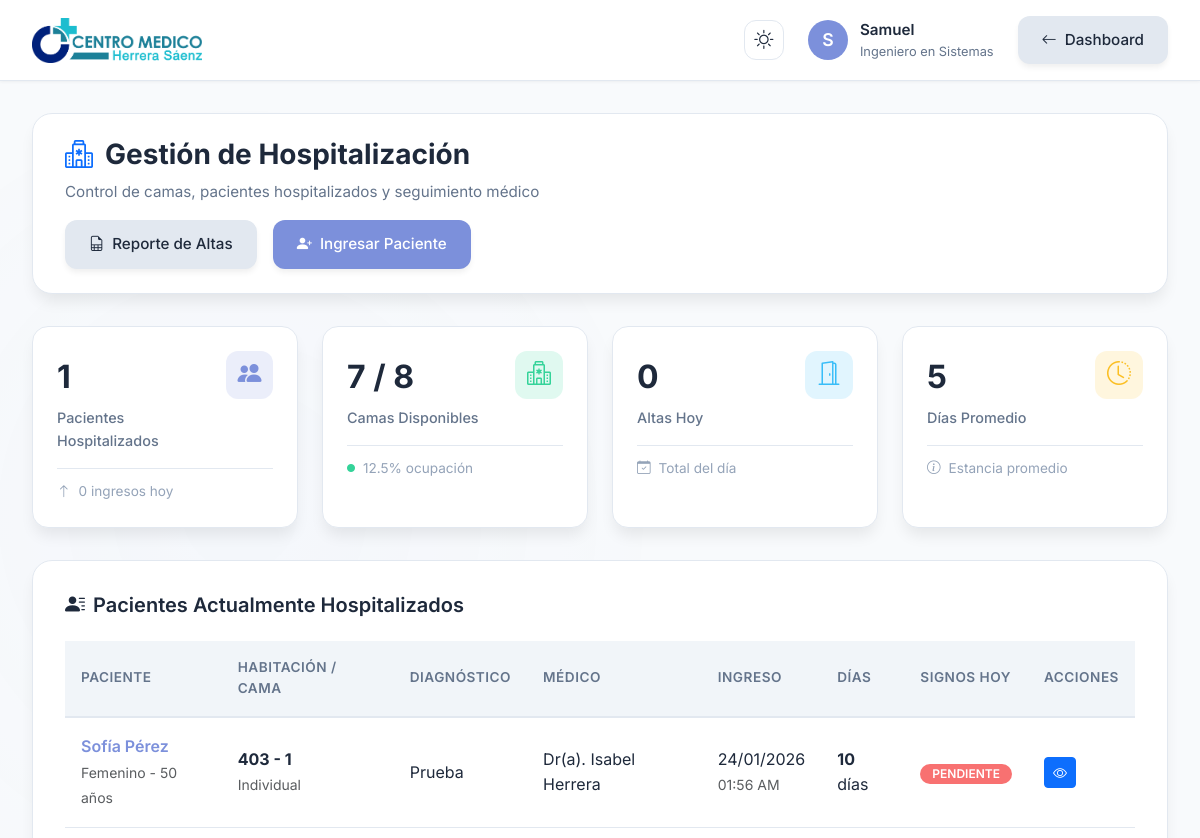
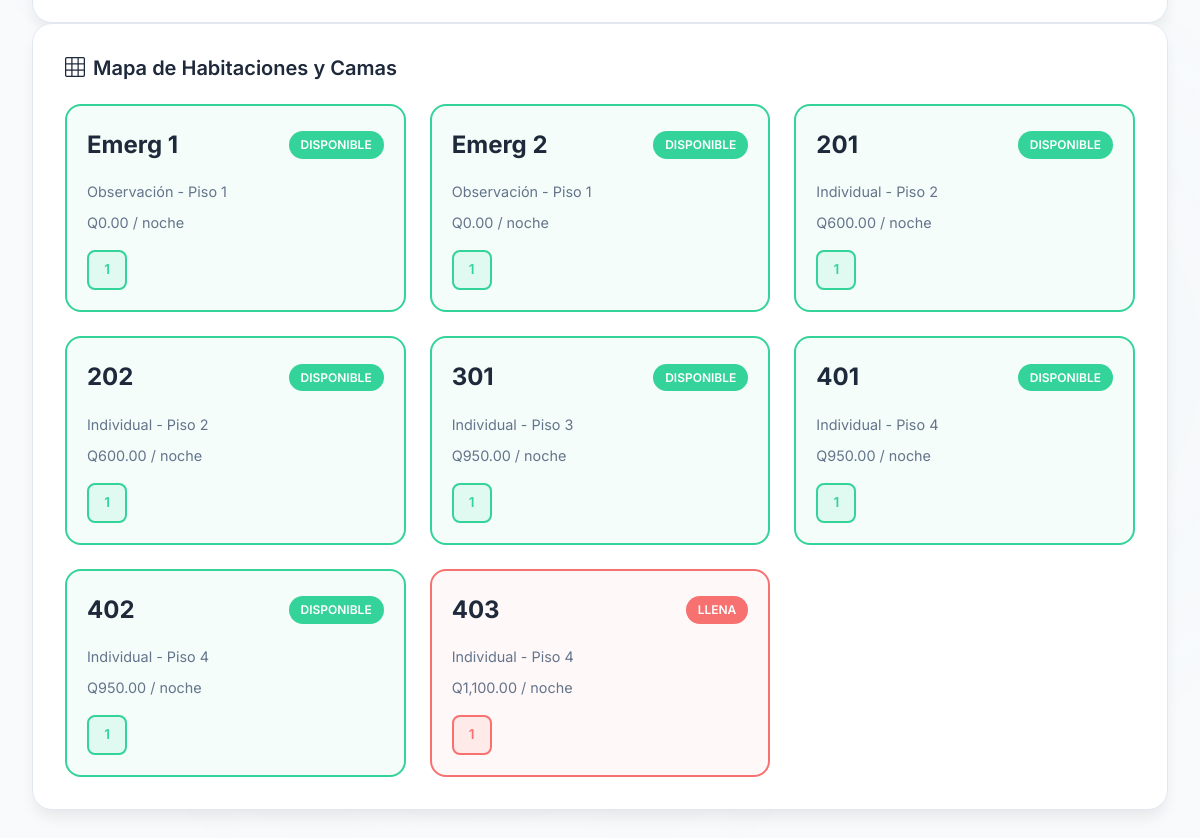
Before: /php/hospitalization/index.php (signed in) with the older database file (2 pictures, top to bottom).
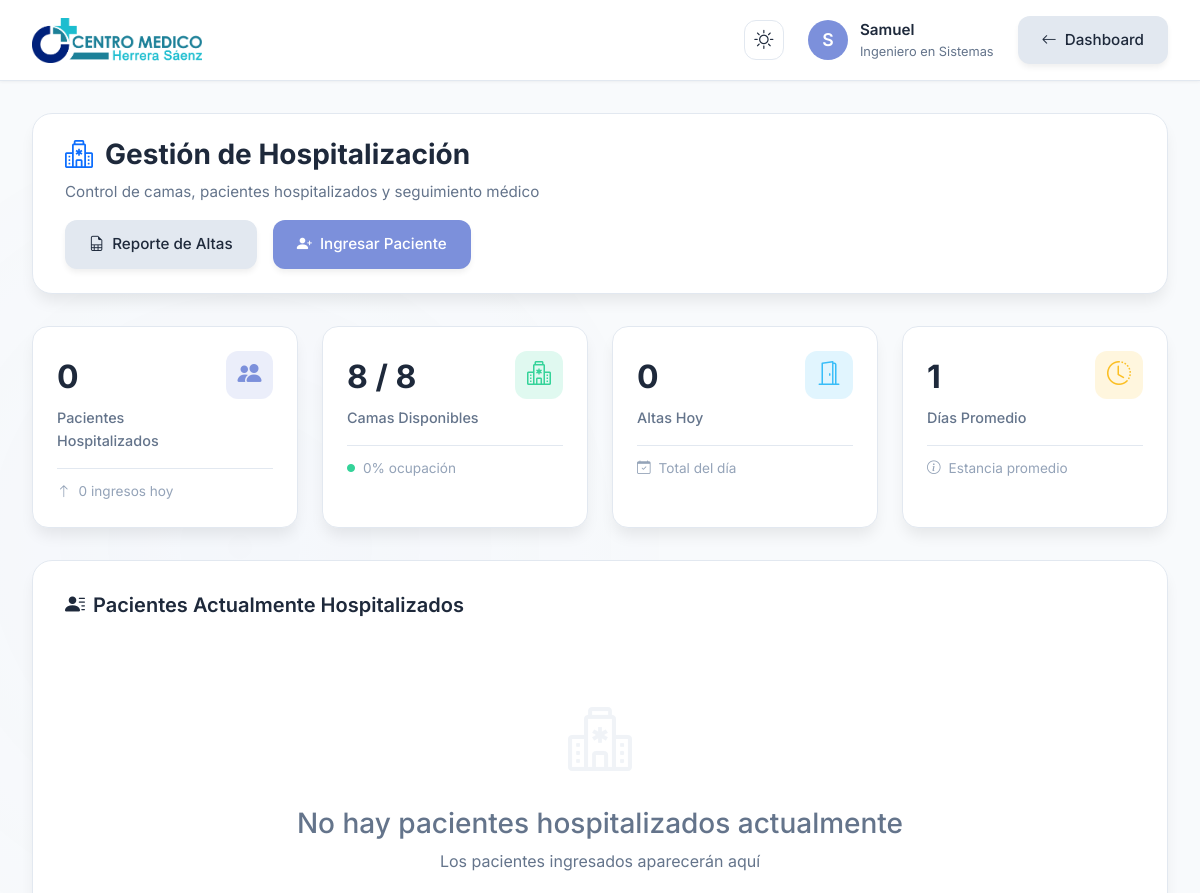
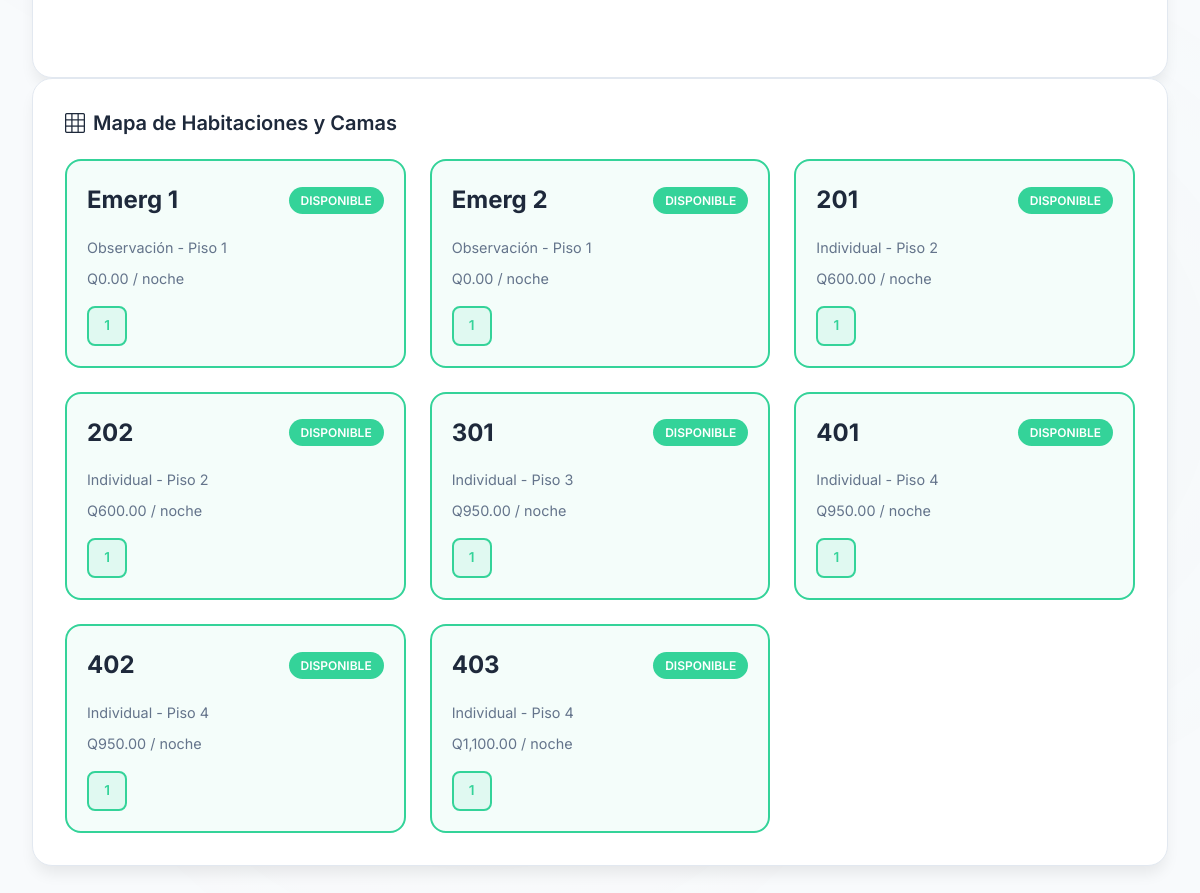
After: the same page with the newer database file (2 pictures, top to bottom).
### tables this page shows
CREATE TABLE `encamamientos` (
  `id_encamamiento` int NOT NULL,
  `id_paciente` int NOT NULL,
  `id_cama` int NOT NULL,
  `id_doctor` int DEFAULT NULL,
  `fecha_ingreso` datetime NOT NULL,
  `fecha_alta` datetime DEFAULT NULL,
  `motivo_ingreso` text NOT NULL,
  `diagnostico_ingreso` varchar(500) DEFAULT NULL,
  `diagnostico_egreso` varchar(500) DEFAULT NULL,
  `estado` enum('Activo','Alta_Medica','Alta_Administrativa','Transferido','Fallecido') DEFAULT 'Activo',
  `tipo_ingreso` enum('Programado','Emergencia','Referido') DEFAULT 'Programado',
  `notas_ingreso` text,
  `notas_alta` text,
  `created_by` int DEFAULT NULL,
  `fecha_creacion` timestamp NULL DEFAULT CURRENT_TIMESTAMP,
  `fecha_actualizacion` timestamp NULL DEFAULT CURRENT_TIMESTAMP ON UPDATE CURRENT_TIMESTAMP
);

CREATE TABLE `pacientes` (
  `id_paciente` int NOT NULL,
  `nombre` varchar(100) NOT NULL,
  `apellido` varchar(100) NOT NULL,
  `fecha_nacimiento` date NOT NULL,
  `genero` enum('Masculino','Femenino') NOT NULL,
  `direccion` varchar(255) DEFAULT NULL,
  `telefono` varchar(15) DEFAULT NULL,
  `correo` varchar(100) DEFAULT NULL,
  `fecha_registro` timestamp NULL DEFAULT CURRENT_TIMESTAMP,
  `notas` text
);

CREATE TABLE `habitaciones` (
  `id_habitacion` int NOT NULL,
  `numero_habitacion` varchar(10) NOT NULL,
  `tipo_habitacion` enum('Individual','Compartida','UCI','Pediatría','Observación') NOT NULL,
  `tarifa_por_noche` decimal(10,2) NOT NULL,
  `piso` varchar(50) DEFAULT NULL,
  `estado` enum('Disponible','Ocupada','Mantenimiento','Reservada') DEFAULT 'Disponible',
  `descripcion` text,
  `tiene_bano` tinyint(1) DEFAULT '1',
  `tiene_tv` tinyint(1) DEFAULT '0',
  `tiene_aire_acondicionado` tinyint(1) DEFAULT '0',
  `capacidad_maxima` int DEFAULT '1',
  `fecha_creacion` timestamp NULL DEFAULT CURRENT_TIMESTAMP,
  `fecha_actualizacion` timestamp NULL DEFAULT CURRENT_TIMESTAMP ON UPDATE CURRENT_TIMESTAMP
);

CREATE TABLE `camas` (
  `id_cama` int NOT NULL,
  `id_habitacion` int NOT NULL,
  `numero_cama` varchar(5) NOT NULL,
  `estado` enum('Disponible','Ocupada','Mantenimiento','Reservada') DEFAULT 'Disponible',
  `descripcion` text,
  `fecha_creacion` timestamp NULL DEFAULT CURRENT_TIMESTAMP,
  `fecha_actualizacion` timestamp NULL DEFAULT CURRENT_TIMESTAMP ON UPDATE CURRENT_TIMESTAMP
);

CREATE TABLE `usuarios` (
  `idUsuario` int NOT NULL,
  `usuario` varchar(255) NOT NULL,
  `password` varchar(255) NOT NULL,
  `nombre` varchar(255) NOT NULL,
  `apellido` varchar(255) NOT NULL,
  `especialidad` varchar(255) DEFAULT NULL,
  `tipoUsuario` enum('admin','doc','user','') NOT NULL,
  `clinica` varchar(255) NOT NULL,
  `telefono` varchar(255) NOT NULL,
  `email` varchar(255) NOT NULL,
  `permisos_modulos` text
);

### php/hospitalization/index.php (the view, shortened to what the changed rows need)
<?php
require_once '../../config/database.php';
try {
    $database = new Database();
    $conn = $database->getConnection();
    $stmt_total_beds = $conn->query("SELECT COUNT(*) as total FROM camas");
    $total_beds = $stmt_total_beds->fetch(PDO::FETCH_ASSOC)['total'];
    $stmt_occupied = $conn->query("SELECT COUNT(*) as total FROM camas WHERE estado = 'Ocupada'");
    $camas_ocupadas = $stmt_occupied->fetch(PDO::FETCH_ASSOC)['total'];
    $camas_disponibles = $total_beds - $camas_ocupadas;
    $porcentaje_ocupacion = $total_beds > 0 ? round(($camas_ocupadas / $total_beds) * 100, 1) : 0;
    $stmt_active = $conn->query("SELECT COUNT(*) as total FROM encamamientos WHERE estado = 'Activo'");
    $pacientes_activos = $stmt_active->fetch(PDO::FETCH_ASSOC)['total'];
    $stmt_estancia = $conn->query("
        SELECT AVG(DATEDIFF(COALESCE(fecha_alta, NOW()), fecha_ingreso)) as promedio
        FROM encamamientos
        WHERE fecha_ingreso >= DATE_SUB(CURDATE(), INTERVAL 30 DAY)
    ");
    $estancia_promedio = round($stmt_estancia->fetch(PDO::FETCH_ASSOC)['promedio'] ?? 0, 1);
    $stmt_rooms = $conn->query("
        SELECT
            h.id_habitacion,
            h.numero_habitacion,
            h.tipo_habitacion,
            h.piso,
            h.tarifa_por_noche,
            h.capacidad_maxima,
            COUNT(c.id_cama) as total_camas,
            SUM(CASE WHEN c.estado = 'Ocupada' THEN 1 ELSE 0 END) as camas_ocupadas,
            h.estado as estado_habitacion
        FROM habitaciones h
        LEFT JOIN camas c ON h.id_habitacion = c.id_habitacion
        GROUP BY h.id_habitacion
        ORDER BY h.piso, h.numero_habitacion
    ");
    $habitaciones = $stmt_rooms->fetchAll(PDO::FETCH_ASSOC);
    $stmt_patients = $conn->query("
        SELECT
            e.id_encamamiento,
            e.id_paciente,
            e.fecha_ingreso,
            e.diagnostico_ingreso,
            e.tipo_ingreso,
            pac.nombre as nombre_paciente,
            pac.apellido as apellido_paciente,
            pac.fecha_nacimiento,
            pac.genero,
            hab.numero_habitacion,
            hab.tipo_habitacion,
            c.numero_cama,
            u.nombre as nombre_doctor,
            u.apellido as apellido_doctor,
            DATEDIFF(CURDATE(), DATE(e.fecha_ingreso)) as dias_hospitalizado,
            (SELECT COUNT(*) FROM signos_vitales WHERE id_encamamiento = e.id_encamamiento AND DATE(fecha_registro) = CURDATE()) as signos_hoy
        FROM encamamientos e
        INNER JOIN pacientes pac ON e.id_paciente = pac.id_paciente
        INNER JOIN camas c ON e.id_cama = c.id_cama
        INNER JOIN habitaciones hab ON c.id_habitacion = hab.id_habitacion
        LEFT JOIN usuarios u ON e.id_doctor = u.idUsuario
        WHERE e.estado = 'Activo'
        ORDER BY e.fecha_ingreso DESC
    ");
    $pacientes_hospitalizados = $stmt_patients->fetchAll(PDO::FETCH_ASSOC);
} catch (Exception $e) {
    die("Error: " . $e->getMessage());
}
?>
<!DOCTYPE html>
<html lang="es" data-theme="light">
<head>
    <link rel="stylesheet" href="https://cdn.jsdelivr.net/npm/bootstrap-icons@1.10.0/font/bootstrap-icons.css">
    <link href="https://cdn.jsdelivr.net/npm/bootstrap@5.3.0/dist/css/bootstrap.min.css" rel="stylesheet">
</head>
<body>
    <div class="dashboard-container">
        <main class="main-content">
            <div class="page-header">
                <h1 class="page-title">
                    <i class="bi bi-hospital text-primary"></i>
                    Gestión de Hospitalización
                </h1>
            </div>
            <div class="stats-grid">
                <div class="stat-card">
                    <div class="stat-header">
                        <div>
                            <div class="stat-value"><?php echo $pacientes_activos; ?></div>
                            <div class="stat-label">Pacientes Hospitalizados</div>
                        </div>
                    </div>
                </div>
                <div class="stat-card">
                    <div class="stat-header">
                        <div>
                            <div class="stat-value"><?php echo $camas_disponibles; ?> / <?php echo $total_beds; ?></div>
                            <div class="stat-label">Camas Disponibles</div>
                        </div>
                        <div class="stat-icon success">
                        </div>
                    </div>
                    <div class="stat-footer">
                        <i class="bi bi-circle-fill" style="font-size: 0.5rem; color: var(--color-success);"></i>
                        <?php echo $porcentaje_ocupacion; ?>% ocupación
                    </div>
                </div>
                <div class="stat-card">
                    <div class="stat-header">
                        <div>
                            <div class="stat-value"><?php echo $estancia_promedio; ?></div>
                            <div class="stat-label">Días Promedio</div>
                        </div>
                    </div>
                </div>
            </div>
            <div class="patients-container">
                <h2 class="section-title">
                    <i class="bi bi-person-lines-fill"></i>
                    Pacientes Actualmente Hospitalizados
                </h2>
                <?php if (count($pacientes_hospitalizados) > 0): ?>
                    <div class="table-container">
                        <table class="data-table">
                            <thead>
                                <tr>
                                    <th>Paciente</th>
                                    <th>Habitación / Cama</th>
                                    <th>Diagnóstico</th>
                                    <th>Médico</th>
                                    <th>Ingreso</th>
                                    <th>Días</th>
                                    <th>Signos Hoy</th>
                                    <th>Acciones</th>
                                </tr>
                            </thead>
                            <tbody>
                                <?php foreach ($pacientes_hospitalizados as $pac): ?>
                                    <tr>
                                        <td>
                                            <div class="patient-name"
                                                onclick="viewPatientDetails(<?php echo $pac['id_encamamiento']; ?>)">
                                                <?php echo htmlspecialchars($pac['nombre_paciente'] . ' ' . $pac['apellido_paciente']); ?>
                                            </div>
                                            <small class="text-muted">
                                                <?php echo htmlspecialchars($pac['genero']); ?> -
                                                <?php
                                                $edad = date_diff(date_create($pac['fecha_nacimiento']), date_create('today'))->y;
                                                echo $edad . ' años';
                                                ?>
                                            </small>
                                        </td>
                                        <td>
                                            <strong><?php echo htmlspecialchars($pac['numero_habitacion'] . ' - ' . $pac['numero_cama']); ?></strong><br>
                                            <small
                                                class="text-muted"><?php echo htmlspecialchars($pac['tipo_habitacion']); ?></small>
                                        </td>
                                        <td><?php echo htmlspecialchars($pac['diagnostico_ingreso']); ?></td>
                                        <td>
                                            Dr(a).
                                            <?php echo htmlspecialchars($pac['nombre_doctor'] . ' ' . $pac['apellido_doctor']); ?>
                                        </td>
                                        <td>
                                            <?php echo date('d/m/Y', strtotime($pac['fecha_ingreso'])); ?><br>
                                            <small
                                                class="text-muted"><?php echo date('h:i A', strtotime($pac['fecha_ingreso'])); ?></small>
                                        </td>
                                        <td><strong><?php echo $pac['dias_hospitalizado']; ?></strong> días</td>
                                        <td>
                                            <?php if ($pac['signos_hoy'] > 0): ?>
                                                <span class="badge badge-programado"><?php echo $pac['signos_hoy']; ?>
                                                    registros</span>
                                            <?php else: ?>
                                                <span class="badge badge-urgente">Pendiente</span>
                                            <?php endif; ?>
                                        </td>
                                        <td>
                                            <button class="btn btn-sm btn-primary"
                                                onclick="viewPatientDetails(<?php echo $pac['id_encamamiento']; ?>)">
                                                <i class="bi bi-eye"></i>
                                            </button>
                                        </td>
                                    </tr>
                                <?php endforeach; ?>
                            </tbody>
                        </table>
                    </div>
                <?php else: ?>
                    <div class="empty-state">
                        <div class="empty-icon">
                            <i class="bi bi-hospital"></i>
                        </div>
                        <h3>No hay pacientes hospitalizados actualmente</h3>
                        <p>Los pacientes ingresados aparecerán aquí</p>
                    </div>
                <?php endif; ?>
            </div>
            <div class="bed-map-container">
                <h2 class="section-title">
                    <i class="bi bi-grid-3x3"></i>
                    Mapa de Habitaciones y Camas
                </h2>
                <div class="rooms-grid">
                    <?php foreach ($habitaciones as $hab): ?>
                        <?php
                        $estado_class = 'available';
                        $badge_text = 'Disponible';
                        $badge_class = 'disponible';
                        if ($hab['camas_ocupadas'] > 0) {
                            if ($hab['camas_ocupadas'] >= $hab['total_camas']) {
                                $estado_class = 'full';
                                $badge_text = 'Llena';
                                $badge_class = 'llena';
                            } else {
                                $estado_class = 'occupied';
                                $badge_text = 'Ocupada';
                                $badge_class = 'ocupada';
                            }
                        }
                        ?>
                        <div class="room-card <?php echo $estado_class; ?>"
                            onclick="viewRoomDetails(<?php echo $hab['id_habitacion']; ?>)">
                            <div class="room-header">
                                <span class="room-number"><?php echo htmlspecialchars($hab['numero_habitacion']); ?></span>
                                <span class="room-badge <?php echo $badge_class; ?>"><?php echo $badge_text; ?></span>
                            </div>
                            <div class="room-type">
                                <?php echo htmlspecialchars($hab['tipo_habitacion']); ?> - Piso
                                <?php echo htmlspecialchars($hab['piso']); ?>
                            </div>
                            <div class="room-type">
                                Q<?php echo number_format($hab['tarifa_por_noche'], 2); ?> / noche
                            </div>
                            <div class="room-beds">
                                <?php
                                $stmt_beds = $conn->prepare("SELECT numero_cama, estado FROM camas WHERE id_habitacion = ? ORDER BY numero_cama");
                                $stmt_beds->execute([$hab['id_habitacion']]);
                                $beds = $stmt_beds->fetchAll(PDO::FETCH_ASSOC);
                                foreach ($beds as $bed):
                                    $bed_estado = strtolower($bed['estado']);
                                    ?>
                                    <div class="bed-indicator <?php echo $bed_estado; ?>"
                                        title="Cama <?php echo $bed['numero_cama']; ?> - <?php echo $bed['estado']; ?>">
                                        <?php echo htmlspecialchars($bed['numero_cama']); ?>
                                    </div>
                                <?php endforeach; ?>
                            </div>
                        </div>
                    <?php endforeach; ?>
                </div>
            </div>
        </main>
    </div>
</body>
</html>

Changed rows visible on the page:
removed encamamientos: pacientes.nombre+apellido "Sofía Pérez", pacientes.genero "Femenino", pacientes.fecha_nacimiento "50", habitaciones.numero_habitacion "403 - 1", habitaciones.tipo_habitacion "Individual", diagnostico_ingreso "Prueba", id_doctor.apellido "Isabel Herrera", fecha_ingreso "24/01/2026", fecha_ingreso "01:56 AM", dias_hospitalizado "10"
changed habitaciones (number 8 of 8 on the later page): loses camas (numero_cama "1"); badge_text "LLENA" → "DISPONIBLE"; gains camas (numero_cama "1")
Other visible differences:
$pacientes_activos: "1" → "0"
$camas_disponibles: "7" → "8"
$porcentaje_ocupacion: "12.5" → "0"
$estancia_promedio: "5" → "1"
text no longer shown: "PACIENTE HABITACIÓN / CAMA DIAGNÓSTICO MÉDICO INGRESO DÍAS SIGNOS HOY ACCIONES"
text now shown: "No hay pacientes hospitalizados actualmente Los pacientes ingresados aparecerán aquí"
